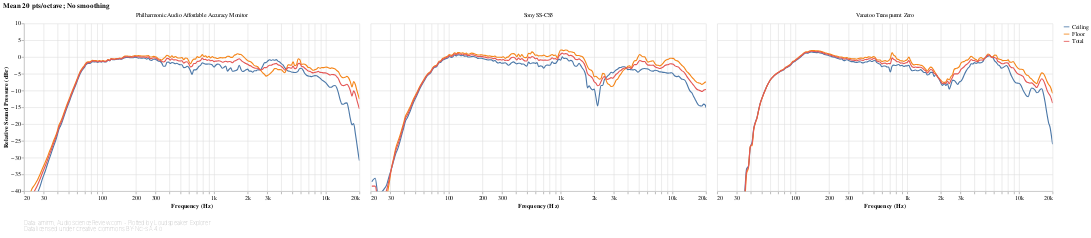

Source (notebook cell):
### Markdown cell above
[ANSI-CTA-2034-A](https://shop.cta.tech/products/standard-method-of-measurement-for-in-home-loudspeakers) section 5.2 defines the following Vertical Reflection curves as the power average of the responses at the following vertical angles:

- **Floor**: -20° to -40°
- **Ceiling**: +40° to +60°

### Code cell
#@markdown
reflection_responses_chart('Vertical')

### Figure 1 — Vega-Lite specification as saved in the notebook (floating-point values rounded to 4 significant figures; data arrays with more than 128 entries replaced by an {"elided": "..."} marker saying what was removed)
{"config": {"view": {"continuousWidth": 400, "continuousHeight": 300, "opacity": 0}}, "vconcat": [{"data": {"name": "data-04229dbfc9cf162340442653bd833a4e"}, "facet": {"type": "nominal", "field": "speaker", "title": null}, "spec": {"layer": [{"mark": {"type": "line", "clip": true, "interpolate": "monotone"}, "encoding": {"opacity": {"condition": {"value": 1, "selection": "selector030"}, "value": 0.2}}, "selection": {"selector030": {"type": "multi", "encodings": ["color"], "bind": "legend"}, "selector032": {"type": "interval", "bind": "scales", "encodings": ["x", "y"]}, "selector033": {"type": "single", "fields": ["speaker"], "bind": {"input": "select", "options": [null, "Philharmonic Audio Affordable Accuracy Monitor", "Sony SS-CS5", "Vanatoo Transparent Zero"], "labels": ["All", "Philharmonic Audio Affordable Accuracy Monitor", "Sony SS-CS5", "Vanatoo Transparent Zero"], "name": "Speaker: "}}}, "title": {"text": "Mean 20 pts/octave; No smoothing", "anchor": "start"}}, {"mark": {"type": "circle", "clip": true, "size": 100}, "encoding": {"fillOpacity": {"condition": {"value": 0.3, "selection": "selector031"}, "value": 0}}, "selection": {"selector031": {"type": "single", "on": "mouseover", "clear": "mouseout", "empty": "none", "encodings": ["x", "y"]}}, "title": {"text": "Mean 20 pts/octave; No smoothing", "anchor": "start"}}], "encoding": {"color": {"type": "nominal", "field": "key", "legend": {"symbolType": "stroke"}, "sort": null, "title": null}, "tooltip": [{"type": "nominal", "field": "key", "title": "Direction"}, {"type": "quantitative", "field": "frequency", "format": ".03s", "title": "Frequency (Hz)"}, {"type": "quantitative", "field": "value", "format": ".2f", "title": "Value (dB)"}], "x": {"type": "quantitative", "axis": {"format": "s"}, "field": "frequency", "scale": {"base": 10, "domain": [20, 20000], "nice": false, "type": "log"}, "title": "Frequency (Hz)"}, "y": {"type": "quantitative", "axis": {"grid": true}, "field": "value", "scale": {"domain": [-40, 10]}, "title": ["Relative Sound Pressure (dBr)"]}}, "height": 300, "transform": [{"flatten": ["frequency", "Ceiling", "Floor", "Total"]}, {"fold": ["Ceiling", "Floor", "Total"]}], "width": 600}, "title": {"text": "Mean 20 pts/octave; No smoothing", "anchor": "start"}, "transform": [{"filter": {"selection": "selector033"}}]}, {"mark": "text", "height": 1, "title": {"text": ["Data: amirm, AudioScienceReview.com - Plotted by Loudspeaker Explorer", "Data licensed under Creative Commons BY-NC-SA 4.0"], "anchor": "start", "color": "gray", "fontSize": 10, "fontWeight": "lighter"}, "width": 600}], "resolve": {"legend": {"color": "independent"}}, "$schema": "https://vega.github.io/schema/vega-lite/v4.8.1.json", "datasets": {"data-04229dbfc9cf162340442653bd833a4e": [{"speaker": "Philharmonic Audio Affordable Accuracy Monitor", "frequency": {"elided": "194 float values"}, "Ceiling": {"elided": "194 float values"}, "Floor": {"elided": "194 float values"}, "Total": {"elided": "194 float values"}}, {"speaker": "Sony SS-CS5", "frequency": {"elided": "194 float values"}, "Ceiling": {"elided": "194 float values"}, "Floor": {"elided": "194 float values"}, "Total": {"elided": "194 float values"}}, {"speaker": "Vanatoo Transparent Zero", "frequency": {"elided": "194 float values"}, "Ceiling": {"elided": "194 float values"}, "Floor": {"elided": "194 float values"}, "Total": {"elided": "194 float values"}}]}}
